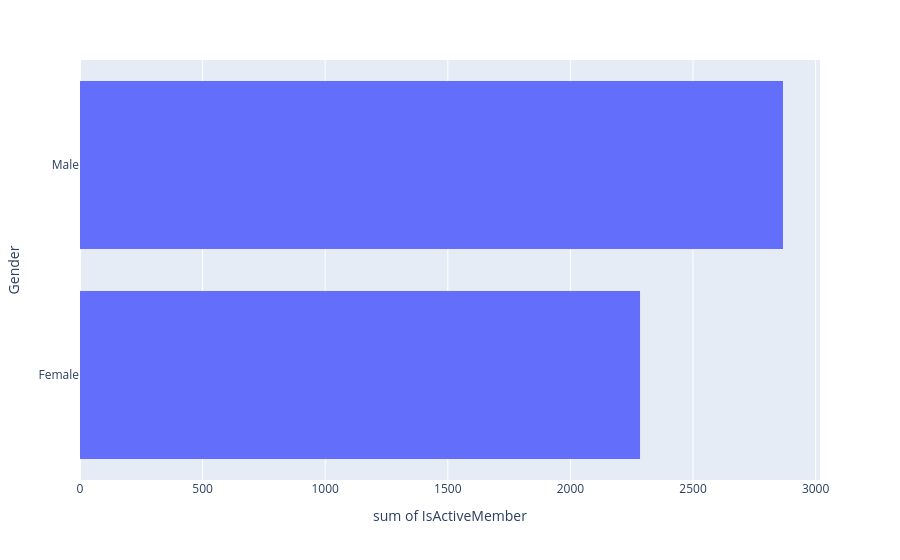

The code cell stored with this chart in its notebook:
### Code cell
px.histogram(df,x='IsActiveMember',y='Gender').show()

### Figure 1 — Plotly figure (JSON) as saved in the notebook; plotly's stock layout.template omitted (floating-point values rounded to 4 significant figures; data arrays with more than 128 entries replaced by an {"elided": "..."} marker saying what was removed)
{"data": [{"bingroup": "y", "histfunc": "sum", "hovertemplate": "sum of IsActiveMember=%{x}<br>Gender=%{y}<extra></extra>", "legendgroup": "", "marker": {"color": "#636efa", "pattern": {"shape": ""}}, "name": "", "orientation": "h", "showlegend": false, "type": "histogram", "x": {"elided": "10000 int values"}, "xaxis": "x", "y": {"elided": "10000 str values"}, "yaxis": "y"}], "layout": {"barmode": "relative", "legend": {"tracegroupgap": 0}, "margin": {"t": 60}, "xaxis": {"anchor": "y", "domain": [0, 1], "title": {"text": "sum of IsActiveMember"}}, "yaxis": {"anchor": "x", "domain": [0, 1], "title": {"text": "Gender"}}}}
